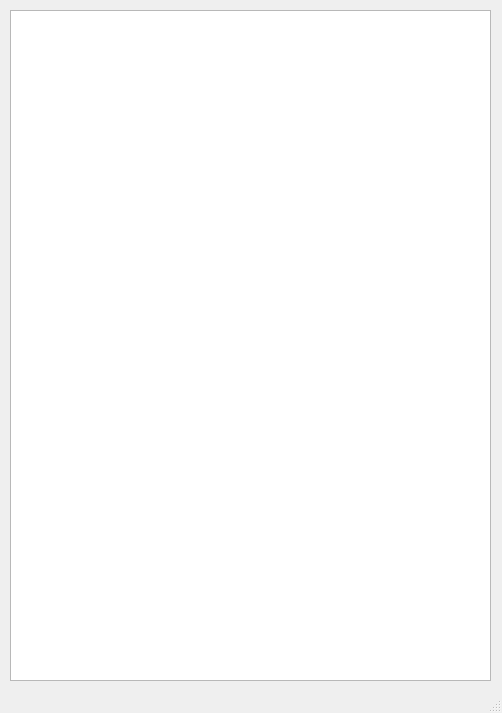
<?xml version="1.0" encoding="UTF-8"?>
<ui version="4.0">
 <class>MainWindow</class>
 <widget class="QMainWindow" name="MainWindow">
  <property name="geometry">
   <rect>
    <x>0</x>
    <y>0</y>
    <width>502</width>
    <height>713</height>
   </rect>
  </property>
  <property name="windowTitle">
   <string>Cyric Script View</string>
  </property>
  <widget class="QWidget" name="centralwidget">
   <widget class="QPlainTextEdit" name="plainTextEdit">
    <property name="geometry">
     <rect>
      <x>10</x>
      <y>10</y>
      <width>481</width>
      <height>671</height>
     </rect>
    </property>
   </widget>
  </widget>
  <widget class="QMenuBar" name="menubar">
   <property name="geometry">
    <rect>
     <x>0</x>
     <y>0</y>
     <width>502</width>
     <height>21</height>
    </rect>
   </property>
  </widget>
  <widget class="QStatusBar" name="statusbar"/>
 </widget>
 <resources/>
 <connections/>
</ui>
